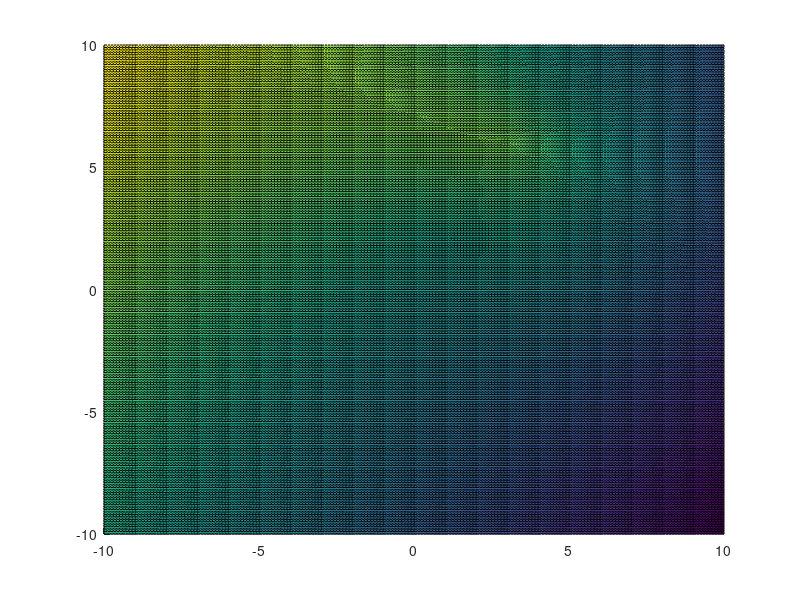

The MATLAB script that drew this image: (Note: this script raises an error after producing the figure.)

clear();clf();close all;

%Generate Data
x_i = [1,2,3,4,3,5];
y_i = [2,4,6,8,2,3];
a_i = [1,4,7,2,1,0];
n = length(x_i);

%Put things into the form of the projection theorm
%Need a matrix composed of the control points (P)
%Need a matrix composed of the kernal (r^2)log(r) where r is the euclidean
%distance between two points. For the K matrix the points considered are
%all of the control point combinations

%Fintally need a matrix (Y) composed of the alpha values.

%This is the application of projection theorm.
%Then by assembling L = [K , P; p', 0] we can invert it to get W
%W is the weigths vector for each control point and the three constants (a1,a2,a3). We now have all
%we need to solve the equation 
%f(x,y) = a1 + a2x + a3y + sumOveri(W(i)*kernal(r)) where R = norm([xi,yi] - P(i));

%Generate P matrix
controlP = zeros(length(x_i),3);
controlP(:,1) = 1;
controlP(:,2) = x_i;
controlP(:,3) = y_i;
%Generate Y matrix
Y = zeros(length(a_i)+3,1);
Y(1:length(a_i),1) = a_i;

K = zeros(n,n);

for i = 1:n
    for j = 1:n
        r = norm(controlP(i,:) - controlP(j,:));
        if r == 0
            k(i,j) = 0;
        else
            K(i,j) = (r*r)*log(r);
        end
    end
end

L = zeros(n+3,n+3);
L(1:n,1:n) = K;
L(n+1:end,1:n) = controlP';
L(1:n,n+1:end) = controlP;



W = inv(L) * Y;

a1 = W(end-2);
a2 = W(end-1);
a3 = W(end);
%Plot a surface to test
x = linspace(-10,10,201);
y = linspace(-10,10,201);
fx = zeros(100,100);

for i = 1:length(x)
    for j = 1:length(y)
        theSum = 0 ;
        for k = 1:n
            r = norm(controlP(k,2:3)-[x(i),y(j)]);
            if r ~= 0
                theSum = theSum + W(k)*(r*r)*log(r);
            end
            
        end
        
        fx(i,j) = a1 + a2*x(i) +a3*y(j) +theSum;
        x_plot(i,j) = x(i);
        y_plot(i,j) = y(j);
    end
end

figure(1);hold on; surf(x_plot,y_plot,fx);
controlPts = [x_i;y_i;a_i];
pcshow(controlPts','r','MarkerSize',255);Title('TPS');
